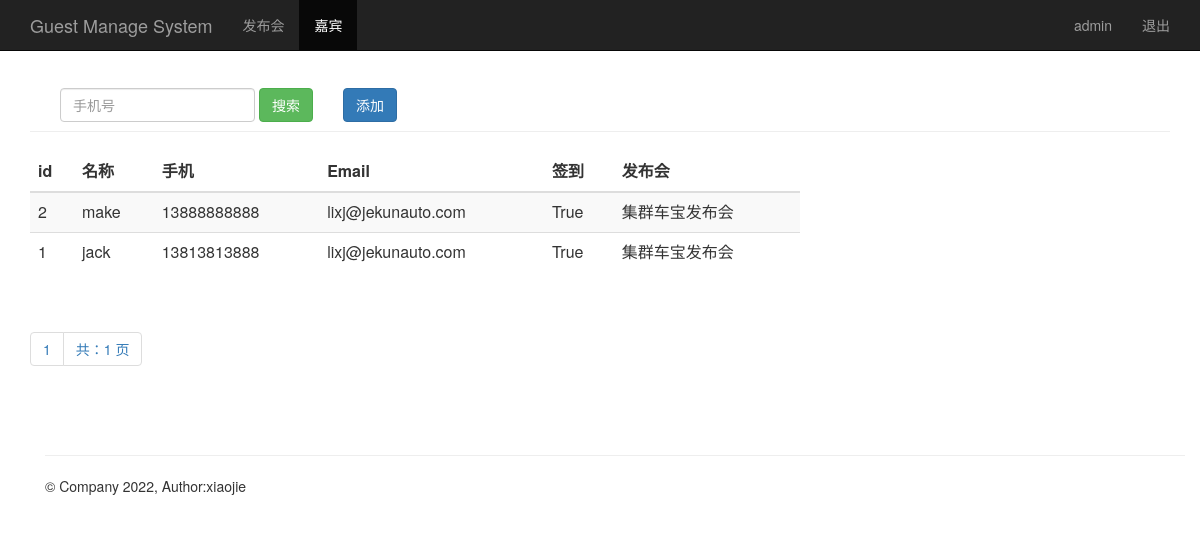
The page /guest_manage/ (signed in) on the database its author committed.
### sign/models/guest.py (models this page shows, shortened)
class Guest(models.Model):
    event = models.ForeignKey(Event, on_delete=models.CASCADE)  # 关联发布会id
    realname = models.CharField(max_length=64)  # 姓名
    phone = models.CharField(max_length=16)     # 手机号
    email = models.EmailField()                 # 邮箱
    sign = models.BooleanField()                # 签到状态
    create_time = models.DateTimeField(auto_now=True)  # 创建时间（自动获取当前时间）
    class Meta:
        unique_together = ('phone', 'event')
        ordering = ['-id']

### sign/models/event.py (models this page shows)
class Event(models.Model):
    name = models.CharField(max_length=100)            # 发布会标题
    limit = models.IntegerField()                      # 限制人数
    status = models.BooleanField()                     # 状态
    address = models.CharField(max_length=200)         # 地址
    start_time = models.DateTimeField('events time')   # 发布会时间
    create_time = models.DateTimeField(auto_now=True)  # 创建时间（自动获取当前时间）
    def __str__(self):
        return self.name

### sign/views.py (the view)
# urls.py: path(r'guest_manage/', views.guest_manage),
@login_required
def guest_manage(request):
    guest_list = Guest.objects.all()
    username = request.session.get('username', '')
    paginator = Paginator(guest_list, 2)
    page = request.GET.get('page')
    print("`````````````````````````",page)
    try:
        contacts = paginator.page(page)
    except PageNotAnInteger:
        contacts = paginator.page(1)
    except EmptyPage:
        contacts = paginator.page(paginator.num_pages)
    return render(request, "guest_manage.html", {"user": username, "guests": contacts})

### templates/guest_manage.html (shortened to what this page needs)
{% extends "base.html" %}
{% block content %}
      <nav class="navbar navbar-inverse navbar-fixed-top">
        <div class="container">
          <div class="navbar-header">
            <a class="navbar-brand" href="/guest_manage/">Guest Manage System</a>
          </div>
          <div id="navbar" class="collapse navbar-collapse">
            <ul class="nav navbar-nav">
              <li><a href="/event_manage/">发布会</a></li>
              <li class="active"><a href="#about">嘉宾</a></li>
            </ul>
            <ul class="nav navbar-nav navbar-right">
             <li><a href="#">{{user}}</a></li>
             <li><a href="/logout/">退出</a></li>
           </ul>
          </div>
        </div>
      </nav>
      <div class="container theme-showcase" role="main">
        <div class="page-header" style="margin-top: 80px;">
          <div id="navbar" class="navbar-collapse collapse" style="float:left;">
            <form class="navbar-form" method="get" action="/search_phone/">
              <div class="form-group">
                <input name="phone" type="text" placeholder="手机号" class="form-control">
              </div>
              <button type="submit" class="btn btn-success">搜索</button>
            </form>
          </div>
          <div "float:right;">
            <button type="submit" class="btn btn-primary" onclick="window.location.href='/add_guest/'" style="margin-top: 8px;">添加</button>
          </div>
        </div>
        <div class="row">
          <div class="col-md-6" style="width: 800px;">
            <table class="table table-striped">
              <thead>
                <tr>
                  <th>id</th>
                  <th>名称</th>
                  <th>手机</th>
                  <th>Email</th>
                  <th>签到</th>
                  <th>发布会</th>
                </tr>
              </thead>
              <tbody>
                {% for guest in guests %}
                  <tr>
                    <td>{{ guest.id }}</td>
                    <td>{{ guest.realname }}</td>
                    <td>{{ guest.phone }}</td>
                    <td>{{ guest.email }}</td>
                    <td>{{ guest.sign }}</td>
                    <td>{{ guest.event }}</td>
                  </tr>
               {% endfor %}
              </tbody>
            </table>
          </div>
        </div>
      <div class="pagination">
        <span class="step-links">
          <ul class="pagination">
             <li><a href="#">{{ guests.number }}</a></li>
            <li><a href="#">共：{{ guests.paginator.num_pages }} 页</a></li>
          </ul>
        </span>
      </div>
{% endblock %}

### rows shown on the page
Guest: id "2", realname "make", phone "13888888888", email "lixj@jekunauto.com", sign "True", event "集群车宝发布会"
Guest: id "1", realname "jack", phone "13813813888", email "lixj@jekunauto.com", sign "True", event "集群车宝发布会"

### other values the page prints
{{ user }} "admin"
{{ guests.number }} "1"
{{ guests.paginator.num_pages }} "1"
